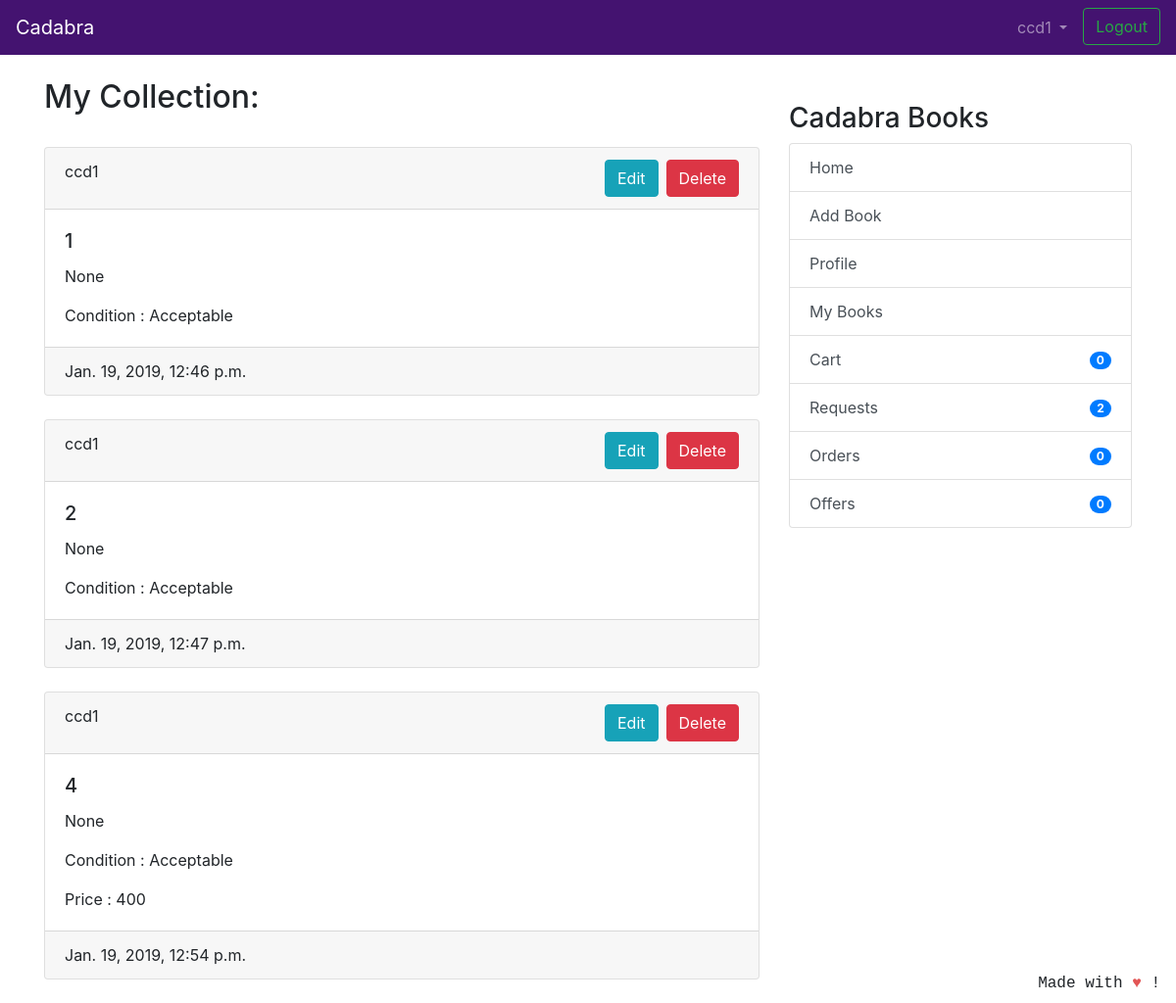
/userbooks/ (signed in), run on an earlier commit of the app's database.
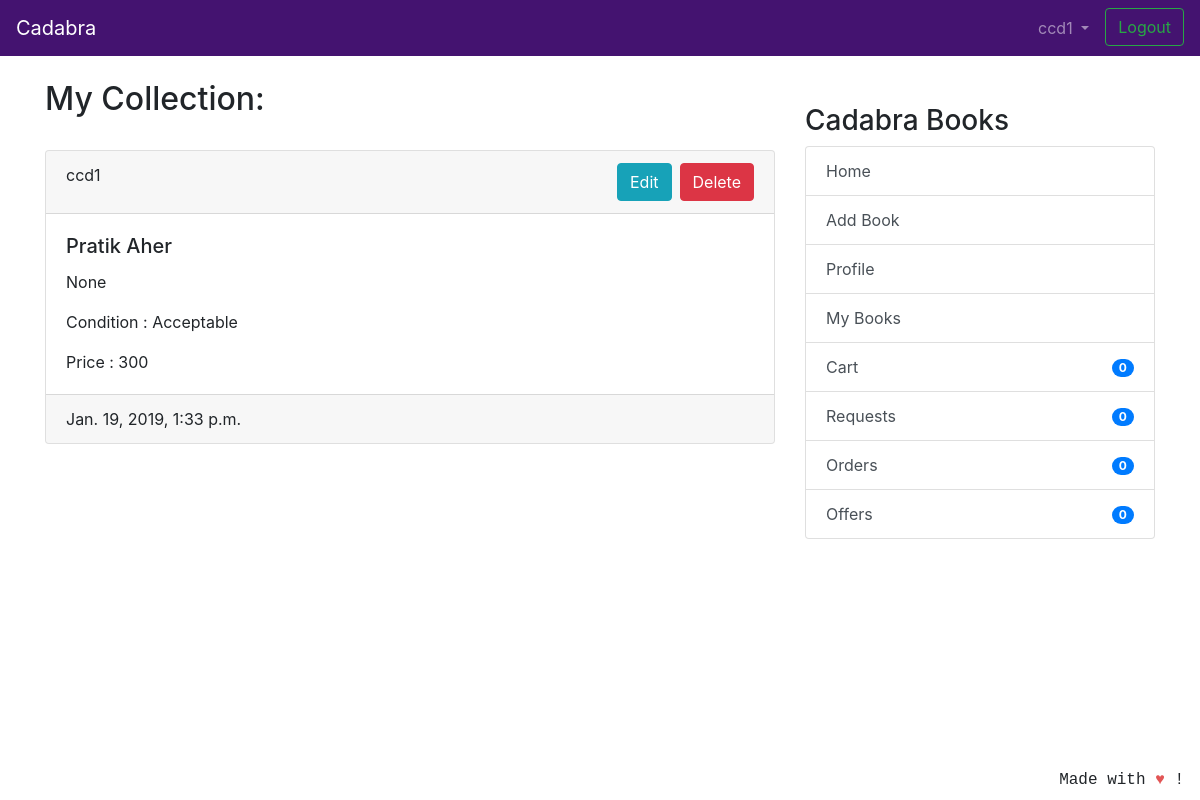
And on a later commit of the database.
### coreapp/models.py (models this page shows, shortened)
class Book(models.Model):
    user = models.ForeignKey(User, on_delete=models.CASCADE, null=True)
    book_name = models.CharField(
        max_length=100, help_text="We only deal with original books with ISBN codes, pirated books will not be accepted.")
    author_name = models.CharField(max_length=100, blank=True, null=True)
    description = models.CharField(max_length=2000,blank=True,null=True)
    image = models.ImageField(null=True, blank=True, upload_to="book_images/")
    price = models.IntegerField(null=True,blank=True)
    sell_or_exchange = models.CharField(
        max_length=100, choices=BUY_OR_EXCHANGE, default='Exchange', help_text="By adding items to exchange you can make requests to other users for exchange.")
    condition = models.CharField(
        max_length=100, choices=CONITION_CHOICES, default='Acceptable')
    created_at = models.DateTimeField(auto_now_add=True)
    class Meta:
        verbose_name = 'Book'
        verbose_name_plural = 'Books'
    def __str__(self):
        return self.book_name

### coreapp/views.py (the view)
# urls.py: path('userbooks/', views.UserBookListView.as_view(),name='userbooks'),
class UserBookListView(generic.ListView):
    model = Book
    template_name = 'user_books_list_entries.html'
    context_object_name = 'books'
    ordering = ['-created_at']
    def get_queryset(self):
        ordered_books = FinalBuyOrder.objects.values_list('book')
        requester_books = Transaction.objects.values_list('requester_book')
        offerrer_books = Transaction.objects.values_list('offerrer_book')
        collection_items = UserCollection.objects.get(
            owner=self.request.user.profile)
        print("sold items",collection_items.books.filter(id__in=ordered_books))
        return collection_items.books.exclude(id__in=ordered_books).exclude(
            id__in=requester_books).exclude(id__in=offerrer_books)

### coreapp/models.py (called while the page is built)
    def get_cart_items(self):
        return self.items.all()

### nofapapp/context_processors.py (called while the page is built)
def add_variable_to_context(request):
    if request.user.id:
        orderitems = Order.objects.get(owner=request.user.profile)
        orders = orderitems.get_cart_items()
        return {
            'requestscount': Requests.objects.filter(requester=request.user).count(),
            'offercount' : Requests.objects.filter(offerrer=request.user).count(),
            'orderscount': Transaction.objects.filter(offerrer=request.user).count()+FinalBuyOrder.objects.filter(user=request.user).count(),
            'cartitemscount': len(orders),
            'addresscheck': get_object_or_404(ShippingAddress, profile=get_object_or_404(Profile, user=request.user)).address1,
            }
    else:
        return {}

### templates/user_books_list_entries.html (shortened to what this page needs)
{% extends 'base.html' %}
{% block content %}
<h2 >My Collection:</h2>
<br/>
{% if books %}
{% for book in books %}
<div class="card text-left">
    <div class="card-header">
        {{ book.user.username }}
        <a href="{% url 'coreapp:post-delete' book.id %}" class="btn btn-danger float-right">Delete</a>
        <a href="{% url 'coreapp:post-update' book.id %}" class="mr-2 btn btn-info float-right" >Edit</a>
    </div>
    <div class="card-body">
        <h5 class="card-title">{{ book.book_name }}</h5>
        <p class="card-text">{{ book.description }}</p>
        <p class="card-text">Condition : {{ book.condition }} </p>
        {% if book.price %}
        <p class="card-text">Price : {{ book.price }} </p>
        {% endif %}
        </div>
    <div class="card-footer text-mutxed">
        {{ book.created_at }}
    </div>
</div>
{% endfor %}
{% endif %}
{% endblock %}

### templates/base.html (shortened to what this page needs)
{% load static %}
<!doctype html>
<html lang="en">
  <head>
    <link rel="stylesheet" href="https://stackpath.bootstrapcdn.com/bootstrap/4.2.1/css/bootstrap.min.css"
>
  </head>
  <body>
    <header class="site-header">
<nav class="navbar navbar-expand-lg navbar-dark" style="background-color: #441370;">
  <a class="navbar-brand" href="{% url 'coreapp:list_entries' %}">
    Cadabra
    </a>
  <div class="collapse navbar-collapse" id="navbarSupportedContent">
    <ul class="navbar-nav ml-auto">
      {% if user.is_authenticated %}
      <li class="nav-item dropdown">
        <a class="nav-link dropdown-toggle" href="#" id="navbarDropdown" role="button" data-toggle="dropdown"
          aria-haspopup="true" aria-expanded="false">
          {{ user.username }}
        </a>
      </li>
      <li><a class="btn btn-outline-success ml-2 my-2 my-sm-0" href="{% url 'logout'%}">Logout</a></li>
        {% else %}
      <li><a href="{% url 'login' %}" class="btn btn-outline-success">Login</a></li>
      <li><a href="{% url 'coreapp:signup' %}" class="btn btn-primary ml-2">Sign up</a></li>
      {% endif %}
    </ul>
  </div>
</nav>
  </header>
  <br/>
    <div class="container">
      <div class="row justify-content-center">
        <div class="col-8">
          {% block content %}
          {% endblock %}
        </div>
        {% if user.is_authenticated %}
                <div class="col-md-4">
                  <div class="content-section">
                    <br/>
                    <h3>Cadabra Books</h3>
                      <ul class="list-group">
                        <a class="list-group-item list-group-item-action" href="{% url 'coreapp:list_entries' %}" > Home </a>
                        <a class="list-group-item list-group-item-action" href="{% url 'coreapp:new_entry' %}" > Add Book</a>
                        <a class="list-group-item list-group-item-action" href="{% url 'coreapp:profile' %}" >Profile</a>
                        <a class="list-group-item list-group-item-action" href="{% url 'coreapp:userbooks' %}" >My Books</a>
                        <a class="list-group-item list-group-item-action" href="{% url 'cart:cart_items' %}" >Cart<span class="badge badge-primary badge-pill float-right mt-1">{{ cartitemscount }}</span> </a>
                        <a class="list-group-item list-group-item-action" href="{% url 'transaction:requests_view' %}" >Requests<span class="badge badge-primary badge-pill float-right mt-1">{{ requestscount }}</span></a>
                        <a class="list-group-item list-group-item-action" href="{% url 'transaction:orders_view' %}" >Orders <span class="badge badge-primary badge-pill float-right mt-1">{{ orderscount }}</span></a>
                        <a class="list-group-item list-group-item-action" href="{% url 'transaction:offers_view' %}" >Offers <span class="badge badge-primary badge-pill float-right mt-1">{{ offercount }}</span></a>
                      </ul>
                      <br/>
                  </div>
                </div>
                {% endif %}
      </div>
    </div>
<footer class="site-footer mr-3 mb-2" style="position:fixed;right:0;bottom:0;font-family: 'Courier';font-style: bold;">
  Made with <span style="color: #e25555;">&hearts;</span> !
</footer>
</body>
</html>

What changed in the data, as far as the page shows it:
removed Book: user.username "ccd1", book_name "1", description "None", condition "Acceptable", created_at "Jan. 19, 2019, 12:46 p.m."
removed Book: user.username "ccd1", book_name "2", description "None", condition "Acceptable", created_at "Jan. 19, 2019, 12:47 p.m."
no longer on this page (row unchanged): Book: user.username "ccd1", book_name "4", description "None", condition "Acceptable", price "400", created_at "Jan. 19, 2019, 12:54 p.m."
added Book: user.username "ccd1", book_name "Pratik Aher", description "None", condition "Acceptable", price "300", created_at "Jan. 19, 2019, 1:33 p.m."
Also different on the page:
{{ requestscount }}: "2" → "0"
